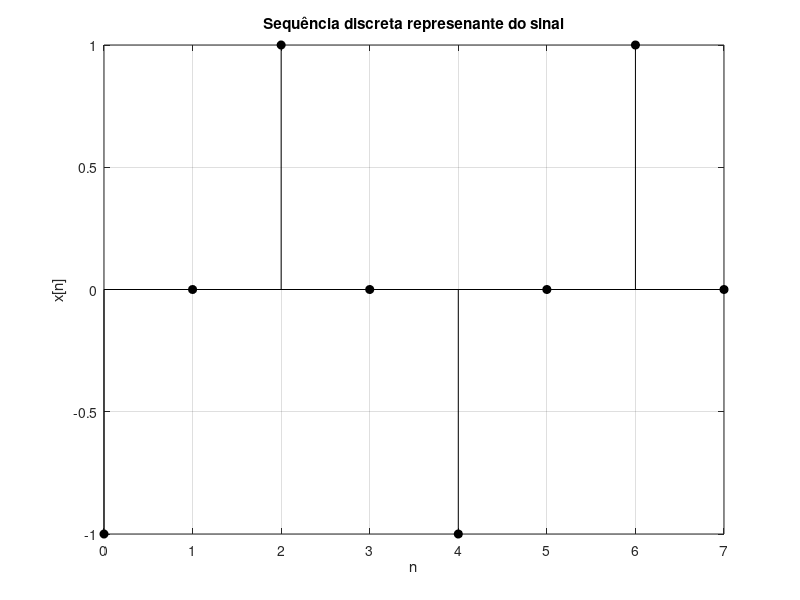
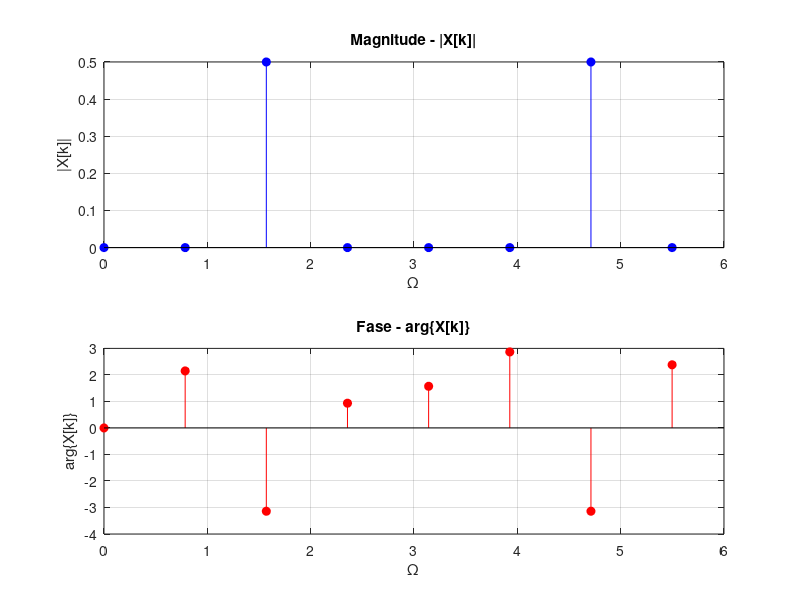

Here is the MATLAB script that generated these plots, in order:
close all
clear
clc

x = [-1 0 1 0 -1 0 1 0];
N = length(x);
w0 = 2*pi/N;
n = 0:N-1;
wi = n*w0;

figure
stem(n,x,'k','filled')
xlabel('n')
ylabel('x[n]')
title('Sequência discreta represenante do sinal')
grid on

%%

% Matriz DFT 8x8 com valores calculados manualmente
F = [1 1 1 1 1 1 1 1;
    1 exp(-1i*pi/4) exp(-1i*pi/2) exp(-1i*3*pi/4) exp(-1i*pi) exp(-1i*5*pi/4) exp(-1i*3*pi/2) exp(-1i*2*pi);
    1 exp(-1i*pi/2) exp(-1i*pi) exp(-1i*3*pi/2) exp(-1i*2*pi) exp(-1i*5*pi/2) exp(-1i*3*pi) exp(-1i*7*pi/2);
    1 exp(-1i*3*pi/4) exp(-1i*3*pi/2) exp(-1i*9*pi/4) exp(-1i*3*pi) exp(-1i*15*pi/4) exp(-1i*9*pi/2) exp(-1i*21*pi/4);
    1 exp(-1i*pi) exp(-1i*2*pi) exp(-1i*3*pi) exp(-1i*4*pi) exp(-1i*5*pi) exp(-1i*6*pi) exp(-1i*7*pi);
    1 exp(-1i*5*pi/4) exp(-1i*5*pi/2) exp(-1i*15*pi/4) exp(-1i*5*pi) exp(-1i*25*pi/4) exp(-1i*15*pi/2) exp(-1i*35*pi/4);
    1 exp(-1i*3*pi/2) exp(-1i*3*pi) exp(-1i*9*pi/2) exp(-1i*6*pi) exp(-1i*15*pi/2) exp(-1i*9*pi) exp(-1i*21*pi/2);
    1 exp(-1i*2*pi) exp(-1i*7*pi/2) exp(-1i*21*pi/4) exp(-1i*7*pi) exp(-1i*35*pi/4) exp(-1i*21*pi/2) exp(-1i*49*pi/4)];

X = (1/N)*F*x';

figure
subplot(2,1,1)
stem(wi,abs(X), 'filled', 'b')
grid on
title('Magnitude - |X[k]|')
xlabel('\Omega')
ylabel('|X[k]|')

subplot(2,1,2)
stem(wi,angle(X), 'filled', 'r')
grid on
title('Fase - arg\{X[k]\}')
xlabel('\Omega')
ylabel('arg\{X[k]\}')

%%
y1 = fft(x);
y2 = x*dftmtx(N);
y3 = F*x';

norm(y1-y2)
norm(y1-y3)